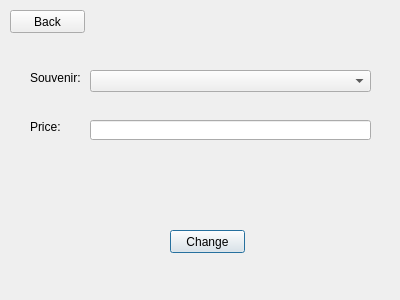
<?xml version="1.0" encoding="UTF-8"?>
<ui version="4.0">
 <class>SouvenirChangePrice</class>
 <widget class="QDialog" name="SouvenirChangePrice">
  <property name="geometry">
   <rect>
    <x>0</x>
    <y>0</y>
    <width>400</width>
    <height>300</height>
   </rect>
  </property>
  <property name="windowTitle">
   <string>Dialog</string>
  </property>
  <widget class="QComboBox" name="souvenirBox">
   <property name="geometry">
    <rect>
     <x>90</x>
     <y>70</y>
     <width>281</width>
     <height>22</height>
    </rect>
   </property>
  </widget>
  <widget class="QLabel" name="label_8">
   <property name="geometry">
    <rect>
     <x>30</x>
     <y>70</y>
     <width>51</width>
     <height>16</height>
    </rect>
   </property>
   <property name="text">
    <string>Souvenir:</string>
   </property>
  </widget>
  <widget class="QLineEdit" name="priceEdit">
   <property name="geometry">
    <rect>
     <x>90</x>
     <y>120</y>
     <width>281</width>
     <height>20</height>
    </rect>
   </property>
  </widget>
  <widget class="QPushButton" name="pushChange">
   <property name="geometry">
    <rect>
     <x>170</x>
     <y>230</y>
     <width>75</width>
     <height>23</height>
    </rect>
   </property>
   <property name="text">
    <string>Change</string>
   </property>
  </widget>
  <widget class="QLabel" name="label">
   <property name="geometry">
    <rect>
     <x>30</x>
     <y>120</y>
     <width>47</width>
     <height>13</height>
    </rect>
   </property>
   <property name="text">
    <string>Price:</string>
   </property>
  </widget>
  <widget class="QPushButton" name="pushButton">
   <property name="geometry">
    <rect>
     <x>10</x>
     <y>10</y>
     <width>75</width>
     <height>23</height>
    </rect>
   </property>
   <property name="text">
    <string>Back</string>
   </property>
  </widget>
 </widget>
 <resources/>
 <connections/>
</ui>
